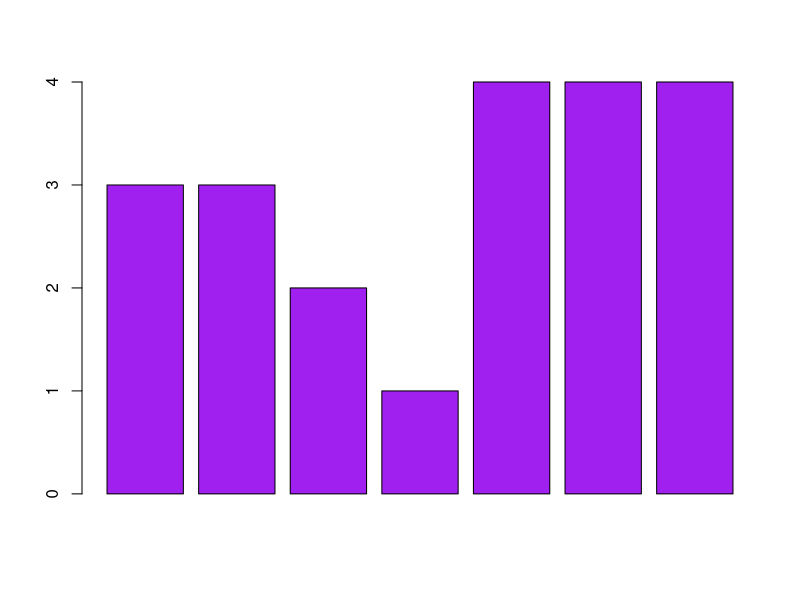
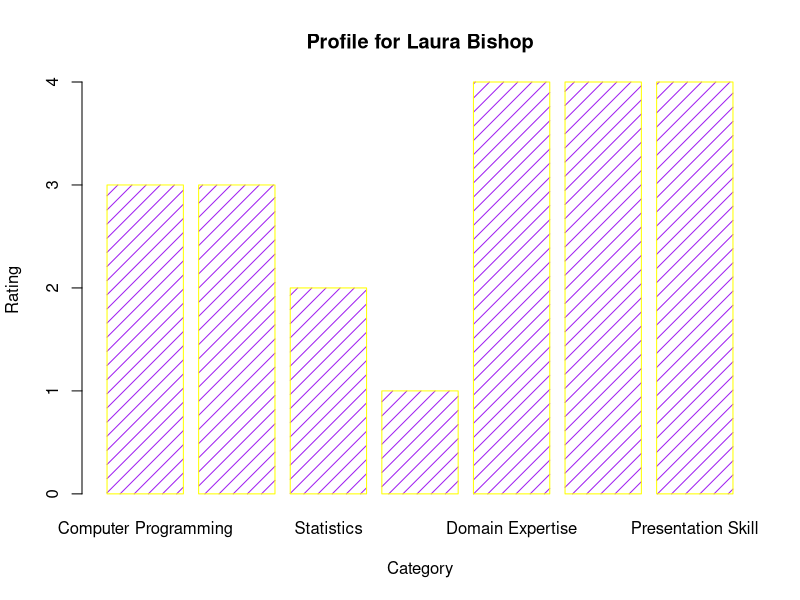

The R source for these figures, in order:
#Laura Bishop
#6306-404
#Build a data.frame with my SMU profile.

#Categories of areas of expertise
Category <- c("Computer Programming", "Math", "Statistics", "Machine Learning", "Domain Expertise", "Communication", "Presentation Skill")
#Self assessment rating
Rating <- c(3,3,2,1,4,4,4)
expertise <- cbind(Category, Rating)
#Incremental Output to see if I am on the right track.
show (expertise)

#Create data.frame of unlike vectors
laura <-data.frame (Category, Rating)
#Output data.frame to see if I am on the right track.
laura
#Simple plot of the results
barplot (Rating, col="purple")
#More sophisticated plot of the results
barplot (Rating, main="Profile for Laura Bishop", col="purple", xlab="Category", ylab="Rating",names.arg=Category, border="yellow", density=10)

